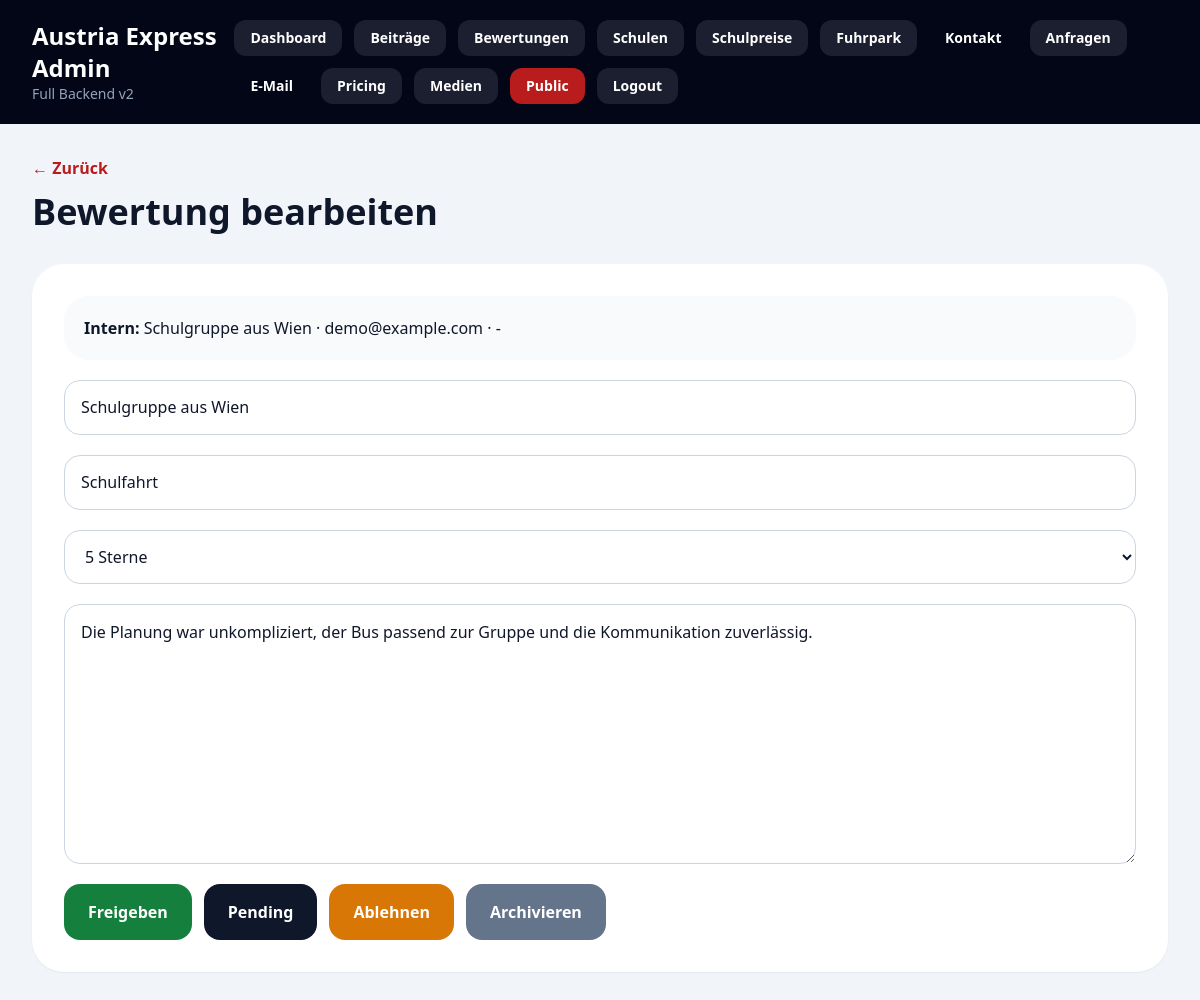
The app's page /admin/reviews/1 (signed in) with its own data.
### app/models.py (models this page shows, shortened)
class CustomerReview(db.Model):
    __tablename__ = "customer_reviews"
    id = db.Column(db.Integer, primary_key=True)
    customer_name = db.Column(db.String(160), nullable=False)
    organisation = db.Column(db.String(160), nullable=True)
    email_internal = db.Column(db.String(255), nullable=False)
    phone_internal = db.Column(db.String(80), nullable=True)
    public_display_name = db.Column(db.String(160), nullable=True)
    rating = db.Column(db.Integer, nullable=False, default=5)
    trip_type = db.Column(db.String(80), nullable=False, default="Allgemein")
    text = db.Column(db.Text, nullable=False)
    status = db.Column(db.String(30), default="pending", nullable=False, index=True)
    created_at = db.Column(db.DateTime(timezone=True), default=utcnow, nullable=False)
    approved_at = db.Column(db.DateTime(timezone=True), nullable=True)
    approved_by_id = db.Column(db.Integer, db.ForeignKey("admin_users.id"), nullable=True)
    approved_by_user = db.relationship("AdminUser", back_populates="approved_reviews")

### app/routes/admin.py (the view, shortened to what this page needs)
@admin_bp.route("/reviews/<int:review_id>", methods=["GET", "POST"])
@login_required
def review_detail(review_id: int):
    review = CustomerReview.query.get_or_404(review_id)
    return render_template("admin/review_detail.html", review=review)

### app/__init__.py (called while the page is built)
def create_app(config_object=Config) -> Flask:
    app = Flask(__name__, instance_relative_config=True)
    app.config.from_object(config_object)
    Path(app.instance_path).mkdir(parents=True, exist_ok=True)
    app.config["UPLOAD_FOLDER"].mkdir(parents=True, exist_ok=True)
    db.init_app(app)
    from .routes.public import public_bp
    from .routes.admin import admin_bp
    app.register_blueprint(public_bp)
    app.register_blueprint(admin_bp, url_prefix="/admin")
    @app.context_processor
    def inject_csrf():
        return {"csrf_token": get_csrf_token}
    register_cli(app)
    return app

### app/routes/admin.py (called while the page is built)
def current_admin():
    admin_id = session.get("admin_id")
    if not admin_id:
        return None
    return AdminUser.query.get(admin_id)

def login_required(view):
    @wraps(view)
    def wrapped(*args, **kwargs):
        if not current_admin():
            return redirect(url_for("admin.login", next=request.path))
        return view(*args, **kwargs)
    return wrapped

### app/utils/csrf.py (called while the page is built)
def get_csrf_token() -> str:
    token = session.get("_csrf_token")
    if not token:
        token = secrets.token_urlsafe(32)
        session["_csrf_token"] = token
    return token

### app/templates/admin/review_detail.html
{% extends "admin/base_admin.html" %}{% block content %}<a href="{{ url_for('admin.reviews_list') }}" class="font-bold text-red-700">← Zurück</a><h1 class="mt-3 mb-8 text-4xl font-black">Bewertung bearbeiten</h1><form method="post" class="rounded-[2rem] bg-white p-8 shadow-sm"><input type="hidden" name="_csrf_token" value="{{ csrf_token() }}"><div class="grid gap-5"><div class="rounded-3xl bg-slate-50 p-5"><strong>Intern:</strong> {{ review.customer_name }} · {{ review.email_internal }} · {{ review.phone_internal or '-' }}</div><input name="public_display_name" class="field" value="{{ review.public_display_name or review.organisation or review.customer_name }}"><input name="trip_type" class="field" value="{{ review.trip_type }}"><select name="rating" class="field">{% for rating in [5,4,3,2,1] %}<option value="{{ rating }}" {% if review.rating == rating %}selected{% endif %}>{{ rating }} Sterne</option>{% endfor %}</select><textarea name="text" class="field min-h-[260px]">{{ review.text }}</textarea><div class="flex flex-wrap gap-3"><button name="action" value="approved" class="rounded-2xl bg-green-700 px-6 py-4 font-black text-white">Freigeben</button><button name="action" value="pending" class="rounded-2xl bg-slate-900 px-6 py-4 font-black text-white">Pending</button><button name="action" value="rejected" class="rounded-2xl bg-amber-600 px-6 py-4 font-black text-white">Ablehnen</button><button name="action" value="archived" class="rounded-2xl bg-slate-500 px-6 py-4 font-black text-white">Archivieren</button></div></div></form>{% endblock %}

### app/static/css/site.css (style rules this page uses)
html { scroll-behavior: smooth; }
.field { width: 100%; border-radius: 1rem; border: 1px solid #cbd5e1; background: #fff; padding: .9rem 1rem; outline: none; }

### records on screen
CustomerReview: customer_name "Schulgruppe aus Wien", email_internal "demo@example.com", phone_internal "-", public_display_name "Schulgruppe aus Wien", trip_type "Schulfahrt", rating "5 Sterne", text "Die Planung war unkompliziert, der Bus passend zur Gruppe und die Kommunikation zuverlässig."
